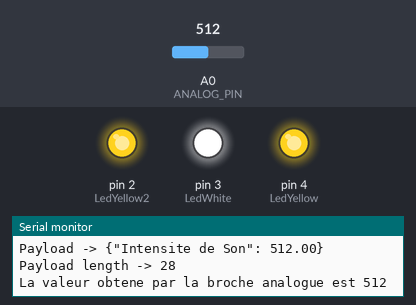
Recording of a program running on a simulated Arduino Uno, built with avr-gcc and run on an emulated ATmega328P. On the bench: output pins drawn as LEDs (lit = HIGH), the last lines printed to the serial monitor. Inputs (shaded band) come from the test bench; at power-on: A0 (ANALOG_PIN) = 512. WiFi joins after 1.5 s; servers stay silent unless stated; no MQTT or app messages arrive unless stated; pins used as bus, display or sensor lines are not drawn.

Above: at 12.8 s.
12.9 s: A0 (ANALOG_PIN) set to 12
15.9 s: A0 (ANALOG_PIN) set to 9
At 17.3 s:
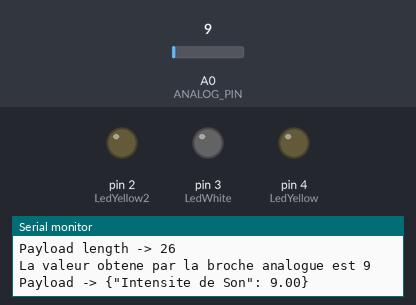
Timing chart, 0 to 18.9 s (numbered marks = the images above; inputs shaded):
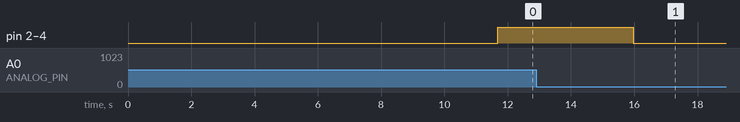

The program:

main.cpp
```cpp
/*
  Titre      : Sound Sensor
  Auteur     : Anis Aliouachene
  Date       : 23/11/2021
  Description: LED qui suit le rythme de la musique
  Version    : 0.0.2
*/


#include <Arduino.h>
#include "WIFIConnector_MKR1000.h"
#include "MQTTConnector.h"

// Broche d'entree sortie
const int ANALOG_PIN  = A0;
const int LedYellow   = 4;
const int LedYellow2  = 2 ;
const int LedWhite    = 3 ;
const int LedGreen    = 1 ;

// Temps d'attente
const int MS_DELAI    = 40;

// Variable pour stocker la lecture analog de capteur de Son
int AnalogValue       = 0;

void setup() {
  // Configuration

  Serial.begin(9600);

  wifiConnect();        //Branchement au réseau WIFI
  MQTTConnect();       //Branchement au broker MQTT

  pinMode(ANALOG_PIN, INPUT);
  pinMode(LedWhite, OUTPUT);
  pinMode(LedYellow, OUTPUT);
  pinMode(LedGreen, OUTPUT);
  pinMode(LedYellow2, OUTPUT);
}

void loop() {

  // Affectation valeur obtenue vers la variable
  AnalogValue = analogRead(ANALOG_PIN);

  // Condition pour faire fonctionner les LED
  if (AnalogValue > 10 ) {
    digitalWrite(LedYellow, HIGH);
    digitalWrite(LedYellow2, HIGH);
    digitalWrite(LedWhite, HIGH);
    digitalWrite(LedGreen, HIGH);

  }
  else {
    digitalWrite(LedYellow, LOW);
    digitalWrite(LedYellow2, LOW);
    digitalWrite(LedWhite, LOW);
    digitalWrite(LedGreen, LOW);
  }

  //Affichage de la valeur obtenue
  Serial.print("La valeur obtene par la broche analogue est ");
  Serial.println(AnalogValue);

  // Envoi de la valeur obtenue vers le serveur ThingsBoard
  appendPayload("Intensite de Son", AnalogValue);
  sendPayload();

  delay(MS_DELAI);
}
```

MQTTConnector.h
```cpp
/*
  Titre      : MQTTConnector.h
  Auteur     : André Roussel
  Date       : 05/11/2021
  Description: Utilitaire de branchement a un Broker MQTT une fois une connexion établisa l'internet via WIFI, GSM, etc...
  Droits     : Reproduction permise pour usage pédagogique
  Version    : 0.0.1
*/


#include <MQTT.h>


//Constante nécessaire pour le branchement au Broker MQTT

const char MQTT_SERVER[]    = SECRET_MQTT_SERVER_IP;    // Adresse IP du broker MQTT
const int MQTT_SERVER_PORT  = SECRET_MQTT_SERVER_PORT;  // Port du broker MQTT


// Pramètre d'identification de l'objet
const char TOKEN[]        = SECRET_TOKEN;         // Token d'accès de l'objet
const char DEVICE_ID[]    = SECRET_DEVICE_ID;     // Numéro d'indentification de l'objet provenant de Thingsboard

MQTTClient ClientMQTT;      // Création d'un client MQTT pour l'échange de donnée entre l'objet IDO et le broker MQTT


String Payload ="{";      // Chaine de caractère qui contiendra le message envoyer de l'objet vers thingsboard


// Fonctionnalité de branchement utilisant le protocole MQTT

void MQTTConnect() {

  ClientMQTT.begin(MQTT_SERVER, MQTT_SERVER_PORT, ClientWIFI);

  while (!ClientMQTT.connect(DEVICE_ID, TOKEN, "")) {
    Serial.print(".");
    delay(1000);
  }

  Serial.println("\nBranché au broker MQTT!\n");

}


// Affiche la payload qui est envoyé ainsi que sa longeur


/*
  Fonctionnalité qui permet de créer la chaine de données a envoyé au broker MQTT
  Pour le moment, cette chaine ne doit pas dépassé un maximum de 100 caractère
*/

void appendPayload(String Name, float Val)
{

  if( Payload != "{")
  {
    Payload += ",";
  }

  Payload += "\"";
  Payload += Name;
  Payload += "\": ";
  Payload += Val;

}

/*
  Fonctionnalité qui permet l'envoie de la chaine de caractères sous la forme de paires
  Nom associé a la donnée, Valeur de al donnée
*/

void sendPayload()
{
  char attributes[200];
  Payload += "}";
  Payload.toCharArray(attributes, 200);
  ClientMQTT.publish("v1/devices/me/telemetry", attributes);

  Serial.print("Payload -> ");
  Serial.println(Payload);
  Serial.print("Payload length -> ");
  Serial.println(Payload.length());

  Payload="{";

}
```

Secrets.h
```cpp
/*
SSID du WIFI ainsi que le mot de passe
Modifier les paramètre WIFI pour le réseau auquels votre objets doit se brancher
*/

#define WIFI_SECRET_SSID "Ste-adele"
#define WIFI_SECRET_PASS "allo1234"

/*
Information nécessaire pour le branchement a un Broker MQTT
Dans le cadre du cours AIIA1013, ne modifié pas cet information
*/

#define SECRET_MQTT_SERVER_IP "198.164.130.74"
#define SECRET_MQTT_SERVER_PORT 1883

/*
Détails sur l'indentification de l'objet
Cette information provient de l'objet virtuel créer sur le serveur Thingsbord
*/

#define SECRET_TOKEN  "Yio7wGBwreBJA7IbYsnr"
#define SECRET_DEVICE_ID "7109e9b0-4e09-11ec-9235-d318ce92df6e"
```

WIFIConnector_MKR1000.h
```cpp
/*
  Titre      : WIFIConnector_MKR1000.h
  Auteur     : André Roussel
  Date       : 03/11/2021
  Description: Fonctions nécessaire pour branché un Arduino MKR1000 a un réseau WIFI
  Droits     : Reproduction permise pour usage pédagogique
  Version    : 0.0.1
*/


#include "Secrets.h"
#include <SPI.h>
#include <wifi101.h>
#include "wifiStatus.h"


const char SSID[] = WIFI_SECRET_SSID; // WiFI ssid provenant du fichier Secrets.h
const char PASS[] = WIFI_SECRET_PASS; //WiFI mot de passe provenant du fichier Secrets.h

int status = WL_IDLE_STATUS;          // Statut de la radio WIFI


WiFiClient ClientWIFI;                //Objets représantant un client se branchant a un réseau WIFI


/*
Fonction de connectivité a un réseau WIFI
*/

void wifiConnect()
{

  // Boucle de branchement au réseau WIFI.  Essaie de branchement a tout les 10 secondes jusqu'a réussite
  while (status != WL_CONNECTED)
  {
    Serial.print("Tentative de branchement au réseau: ");
    Serial.println(SSID);
    status = WiFi.begin(SSID, PASS);
    Serial.println(status);


    delay(10000);  // Délai de 10 secondes entre les tentatives de connexion
  }

  //Sortie de la boucle, alors branché au réseau SSID
  Serial.print("Maintenant branché au réseau WIFI ");
  Serial.println(SSID);

  //Impression de l'information de connexion
  printCurrentNet();
  printWifiData();

}
```

wifiStatus.h
```cpp
/*
  Titre      : wifiStatus.h
  Auteur     : Trouvé sur le WEB et référence perdu dans la brume des temps
  Date       : 03/11/2021
  Description: Fonctionnalité pour information sur le branchement
  Droits     : Reproduction permise pour usage pédagogique
  Version    : 0.0.1
*/


//  Impression de l'adresse MAC du uC

void printMacAddress(byte mac[]) {
  for (int i = 5; i >= 0; i--) {
    if (mac[i] < 16) {
      Serial.print("0");
    }
    Serial.print(mac[i], HEX);
    if (i > 0) {
      Serial.print(":");
    }
  }
  Serial.println();
}


// Obtention de l'adresse IP et MAC du uC

void printWifiData() {
  // print your board's IP address:
  IPAddress ip = WiFi.localIP();
  Serial.print("IP Address: ");
  Serial.println(ip);

  // print your MAC address:
  byte mac[6];
  WiFi.macAddress(mac);
  Serial.print("MAC address: ");
  printMacAddress(mac);
}

// Capture de l'information du réseau WIFI

void printCurrentNet() {
  // print the SSID of the network you're attached to:
  Serial.print("SSID: ");
  Serial.println(WiFi.SSID());

  // print the MAC address of the router you're attached to:
  byte bssid[6];
  WiFi.BSSID(bssid);
  Serial.print("BSSID: ");
  printMacAddress(bssid);

  // print the received signal strength:
  long rssi = WiFi.RSSI();
  Serial.print("signal strength (RSSI):");
  Serial.println(rssi);

  // print the encryption type:
  byte encryption = WiFi.encryptionType();
  Serial.print("Encryption Type:");
  Serial.println(encryption, HEX);
  Serial.println();
}
```

Measured:
- the behaviour switches between 11 and 10 on A0 (ANALOG_PIN) (found by bisection; images 0 and 1)
- after the input at 15.9 s, pin 2 (LedYellow2), pin 3 (LedWhite), pin 4 (LedYellow): HIGH → LOW after 0.07 s
